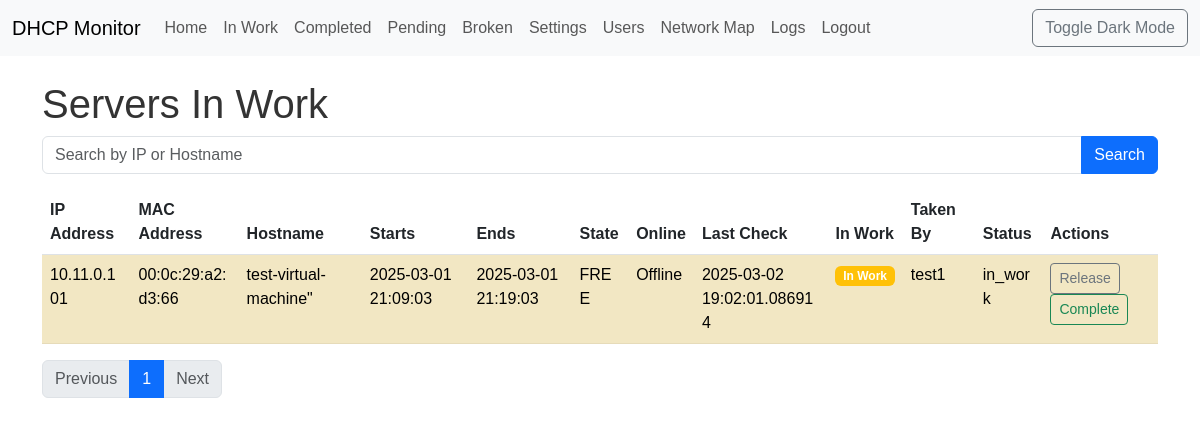
Screenshot of /in_work (signed in) with the database file from the repository.
### app/models.py (models this page shows, shortened)
class Lease(db.Model):
    __tablename__ = 'leases'
    id = db.Column(db.Integer, primary_key=True)
    ip = db.Column(db.String(15), unique=True, index=True, nullable=False)
    mac = db.Column(db.String(17), index=True, nullable=False)
    hostname = db.Column(db.String(255), index=True)
    starts = db.Column(db.DateTime)
    ends = db.Column(db.DateTime)
    binding_state = db.Column(db.String(64), index=True, nullable=False)
    uid = db.Column(db.String(255))
    is_online = db.Column(db.Boolean, default=False)
    last_check = db.Column(db.DateTime)
    in_work = db.Column(db.Boolean, default=False)
    taken_by_id = db.Column(db.Integer, db.ForeignKey('users.id'), index=True)
    status = db.Column(
        db.Enum(LeaseStatus),
        nullable=False,
        server_default=LeaseStatus.ACTIVE
    )
    server_id = db.Column(db.Integer, db.ForeignKey('servers.id'))
    status_history = db.relationship(
        'LeaseStatusHistory',
        backref='lease_obj',
        lazy='dynamic',
        order_by='desc(LeaseStatusHistory.timestamp)',
        overlaps="status_history,lease_obj"  #  <--  ДОБАВИТЬ overlaps
    )

class User(UserMixin, db.Model):
    __tablename__ = 'users'
    id = db.Column(db.Integer, primary_key=True)
    username = db.Column(db.String(64), unique=True, index=True, nullable=False)
    password_hash = db.Column(db.String(128), nullable=False)
    role = db.Column(db.String(64), nullable=False, default='tester')  # 'admin', 'tester'
    first_name = db.Column(db.String(64))
    last_name = db.Column(db.String(64))
    last_seen = db.Column(db.DateTime, default=datetime.utcnow)
    leases = db.relationship('Lease', backref='taken_user', lazy='dynamic', foreign_keys='Lease.taken_by_id')
    groups = db.relationship('Group', secondary=user_groups, lazy='subquery',
                            backref=db.backref('users', lazy=True)) # Связь с группами
    journal_entries = db.relationship('Journal', back_populates='user', lazy='dynamic')

### app/views.py (the view)
@main.route('/in_work')
@login_required
def in_work():
    search_query = request.args.get('q', '')
    page = request.args.get('page', 1, type=int)
    per_page = 10
    if current_user.role == 'admin':
        if search_query:
            leases = Lease.query.filter(
                Lease.status == LeaseStatus.IN_WORK,
                or_(Lease.ip.contains(search_query), Lease.hostname.contains(search_query))
            ).order_by(Lease.ip).paginate(page=page, per_page=per_page, error_out=False)
        else:
            leases = Lease.query.filter(Lease.status == LeaseStatus.IN_WORK).order_by(Lease.ip).paginate(page=page, per_page=per_page, error_out=False)
    else:
        if search_query:
            leases = Lease.query.filter(
                Lease.taken_by_id == current_user.id,
                Lease.status == LeaseStatus.IN_WORK,
                or_(Lease.ip.contains(search_query), Lease.hostname.contains(search_query))
            ).order_by(Lease.ip).paginate(page=page, per_page=per_page, error_out=False)
        else:
            leases = Lease.query.filter(Lease.taken_by_id == current_user.id, Lease.status == LeaseStatus.IN_WORK).order_by(Lease.ip).paginate(page=page, per_page=per_page, error_out=False)
    return render_template('in_work.html', leases=leases, search_query=search_query)

### app/models.py (called while the page is built)
@login_manager.user_loader
def load_user(user_id):
    return User.query.get(int(user_id))

### app/templates/in_work.html (shortened to what this page needs)
{% extends "base.html" %}
{% block content %}
    <h1>Servers In Work</h1>
      <form action="{{ url_for('main.in_work') }}" method="GET">
        <div class="input-group mb-3">
            <input type="text" class="form-control" placeholder="Search by IP or Hostname" name="q" value="{{ search_query }}">
            <button class="btn btn-primary" type="submit">Search</button>
        </div>
    </form>
    <table class="table table-striped" id="leases-table">
    <thead>
      <tr>
        <th>IP Address</th>
        <th>MAC Address</th>
        <th>Hostname</th>
        <th>Starts</th>
        <th>Ends</th>
        <th>State</th>
        <th>Online</th>
        <th>Last Check</th>
        <th>In Work</th>
        <th>Taken By</th>
        <th>Status</th>
        <th>Actions</th>
      </tr>
    </thead>
     <tbody>
            {% for lease in leases.items %}
                <tr {% if lease.in_work %}class="table-warning"{% endif %}>
                    <td>{{ lease.ip }}</td>
                    <td>{{ lease.mac }}</td>
                    <td>{{ lease.hostname|d('N/A') }}</td>
                    <td>{{ lease.starts|d('N/A') }}</td>
                    <td>{{ lease.ends|d('N/A') }}</td>
                    <td>{{ lease.binding_state }}</td>
                    <td>{{ "Online" if lease.is_online else "Offline" }}</td>
                    <td>{{ lease.last_check|d('N/A') }}</td>
                    <td>
                        {% if lease.in_work %}
                            <span class="badge bg-warning">In Work</span>
                        {% else %}
                            <span class="badge bg-secondary">Not In Work</span>
                        {% endif %}
                    </td>
                    <td>{{ lease.taken_user.username if lease.taken_user else '' }}</td>
                    <td>{{ lease.status.value }}</td>
                    <td>
                    {% if lease.status.value == 'in_work' and (lease.taken_by_id == current_user.id or current_user.role == 'admin') %}
                        <button class="btn btn-sm btn-outline-secondary release-btn" data-url="{{ url_for('api.release_lease', lease_id=lease.id) }}">Release</button>
                        <button class="btn btn-sm btn-outline-success complete-btn" data-url="{{ url_for('api.complete_lease', lease_id=lease.id) }}">Complete</button>
                    {% endif %}
                    </td>
                </tr>
            {% endfor %}
        </tbody>
    </table>
  <nav>
        <ul class="pagination">
            {% if leases.has_prev %}
                <li class="page-item"><a class="page-link" href="{{ url_for('main.in_work', page=leases.prev_num, q=search_query) }}">Previous</a></li>
            {% else %}
                <li class="page-item disabled"><a class="page-link" href="#">Previous</a></li>
            {% endif %}
            {% for page_num in leases.iter_pages() %}
                {% if page_num %}
                    {% if page_num == leases.page %}
                        <li class="page-item active"><a class="page-link" href="#">{{ page_num }}</a></li>
                    {% else %}
                        <li class="page-item"><a class="page-link" href="{{ url_for('main.in_work', page=page_num, q=search_query) }}">{{ page_num }}</a></li>
                    {% endif %}
                {% else %}
                    <li class="page-item disabled"><a class="page-link" href="#">...</a></li>
                {% endif %}
            {% endfor %}
            {% if leases.has_next %}
                <li class="page-item"><a class="page-link" href="{{ url_for('main.in_work', page=leases.next_num, q=search_query) }}">Next</a></li>
            {% else %}
                <li class="page-item disabled"><a class="page-link" href="#">Next</a></li>
            {% endif %}
        </ul>
    </nav>
{% endblock %}

### app/static/css/style.css (style rules this page uses)
body { font-family: sans-serif; transition: background-color 0.3s, color 0.3s; }
body { background-color: #fff; color: #333; }
.table-striped > tbody > tr:nth-of-type(odd) > * { --bs-table-accent-bg: var(--bs-table-striped-bg); }
table.table td { word-break: break-word; }

### rows the page displays
Lease: ip "10.11.0.101", mac "00:0c:29:a2:d3:66", hostname|d "test-virtual-machine\"", starts|d "2025-03-01 21:09:03", ends|d "2025-03-01 21:19:03", binding_state "FREE", is_online "Offline", last_check|d "2025-03-02 19:02:01.086914", in_work "In Work", taken_user "test1", status.value "in_work"

### other values shown
{{ page_num }} "1"
